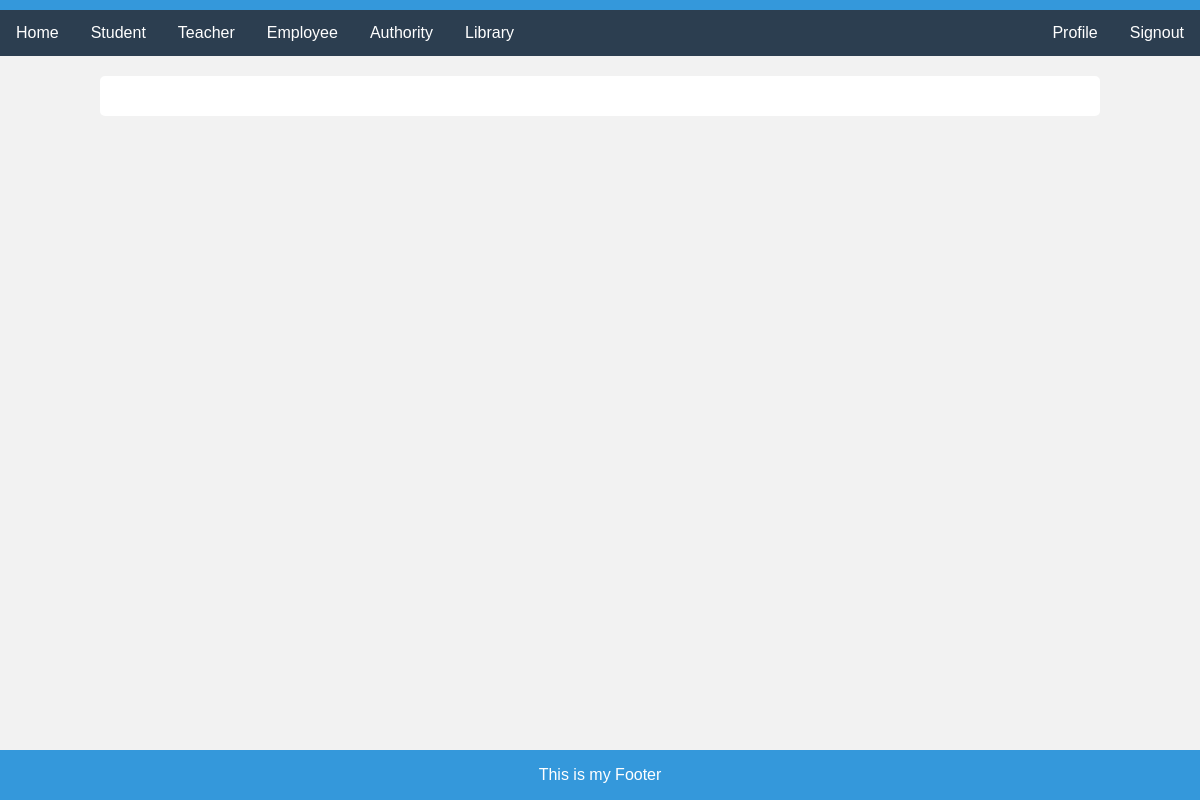
The app's page /editTeacher/3, older data.
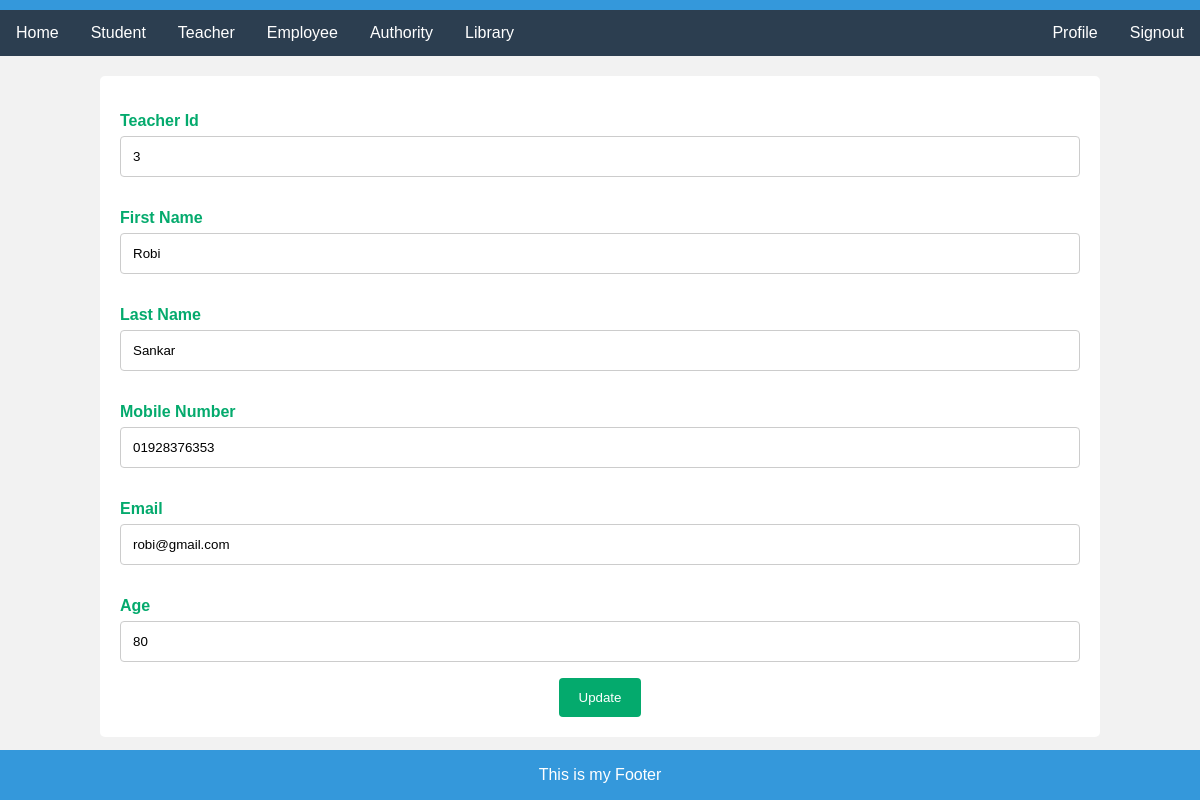
The same page, newer data.
### myApp/models.py (models this page shows, shortened)
class Teachers(models.Model):
    First_Name=models.CharField(max_length=100)
    Last_Name=models.CharField(max_length=100)
    Mobile=models.CharField(max_length=100)
    Email=models.CharField(max_length=100)
    Age=models.CharField(max_length=100)
    profile_pic=models.ImageField(upload_to="media/profile_pic",null=True)

### myProject/views.py (the view)
# urls.py: path('editTeacher/<str:myid>',editTeacher, name="editTeacher"),
def editTeacher(request, myid):
    teacher=Teachers.objects.filter(id=myid)
    context={
        "teacher":teacher,
    }
    return render(request, "editTeacher.html", context)

### template/editTeacher.html (shortened to what this page needs)
{%extends "home.html"%}
{%block content%}
<div class="container">
    <form action="{% url 'updateteacher'%}" method='post'>
        {% for i in teacher %}
    <form>
      <label for="fname">Teacher Id</label>
      <input type="text" id="fname" value="{{i.id}}" name="teacherid" placeholder="Your id..">
      <label for="fname">First Name</label>
      <input type="text" id="fname" value="{{i.First_Name}}" name="firstname" placeholder="Your name..">
      <label for="lastname">Last Name</label>
      <input type="text" id="lastname" value="{{i.Last_Name}}" name="lastname" placeholder="Your last name..">
      <label for="Mobile">Mobile Number</label>
      <input type="text" id="lname" value="{{i.Mobile}}" name="mobile" placeholder="Your mobile number..">
      <label for="email">Email</label>
      <input type="text" id="email" value="{{i.Email}}" name="email" placeholder="Your email..">
      <label for="age">Age</label>
      <input type="text" id="age" value="{{i.Age}}" name="age" placeholder="Your age..">
      <input type="submit" value="Update">
      {% endfor %}
    </form>
  </div>
{%endblock%}

Row changes from the older to the newer data that the page shows:
added Teachers: teacherid "3", firstname "Robi", lastname "Sankar", mobile "01928376353", email "robi@gmail.com", age "80"
